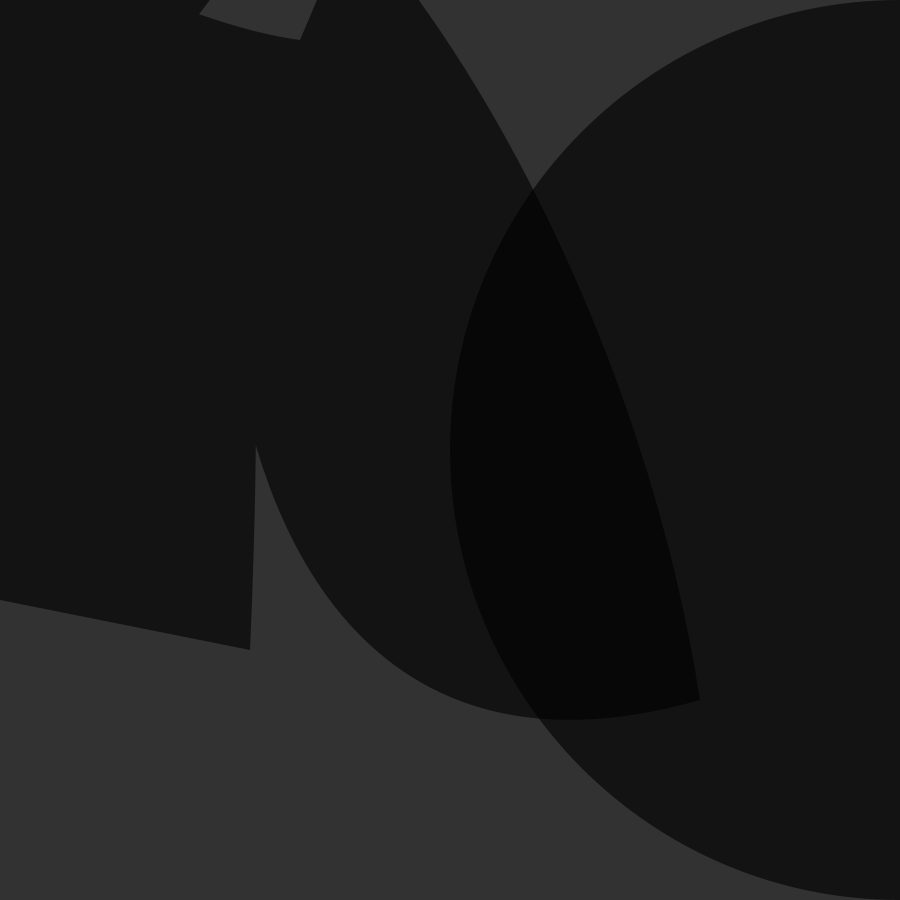
Frame 1 (no input)
Frame 60 (the mouse pressed at the canvas centre just before this capture): identical to frame 1, image omitted
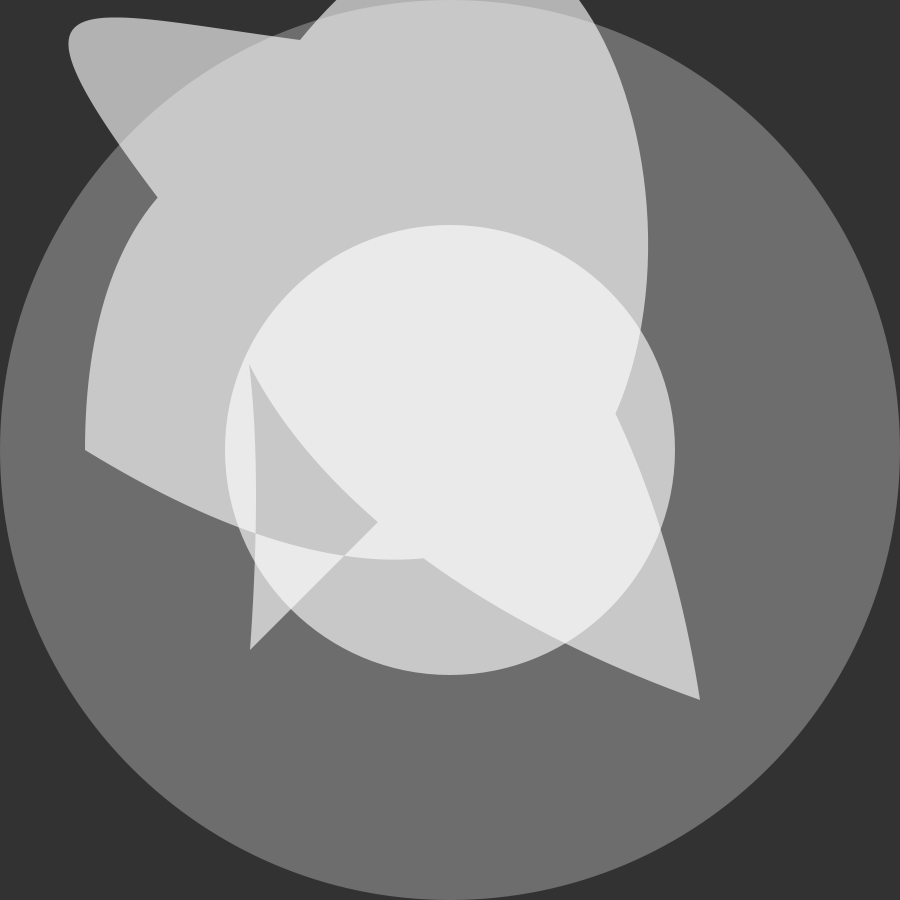
Frame 120 (the mouse held since frame 60 and released just before this capture)

The Processing sketch that drew these frames (run headless with seeded random() and noise(); from frame 60 on, the mouse is pressed at the canvas centre):

// Processing sketch: processing_31162
// ── processing_31162.pde

//By: Jordan Dozzi
//A mix and addition of sketches from the Processing handbook adding 
//more variables shapes, and mouse interactivity.
// Modulus from p.47-48, Bezier from p.76-77, and mouse interactivity code from week 6 in class examples


void setup() {
size(900, 900);
smooth();
}
void draw() 

{
bez(500);
}

//Creating a bez function, and running a curvature parameter
//Mouse interaction from mouseX and mouseY demonstrates modulus 
//"wobble" and the inverted movements of the ellipses

void bez(float curvature) {
float z = mouseX;
strokeWeight(30);
noFill();

float x = mouseY;
float y = mouseX + mouseY;
float ix = width - mouseX; 
float iy = mouseY - height;
background(50,50,50);
fill(x/3, x/3, x/3, 150);
ellipse(x, height/2, y, y);
noStroke();
fill(y/3, y/3, y/3, 159);
ellipse(ix, height/2, iy, iy);
beginShape();
vertex(250, 650);
bezierVertex(300.0, z-curvature, (y%30)*30.0, ix, 700, 700);
bezierVertex(600.0, 55.0, 85.0, z-curvature, 85.0, z);
bezierVertex(y, z+curvature, 700, iy, 300, 40);
bezierVertex(y%3, (x%9)*10, z-curvature, x-curvature, y-curvature, 500);
endShape();


}
